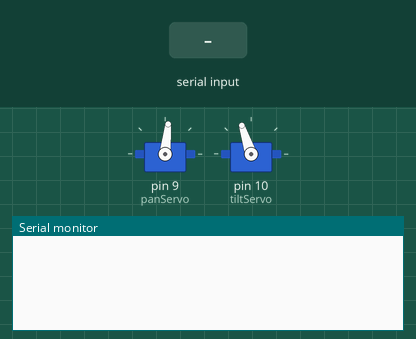
This sketch was run on a simulated Arduino Uno, built with avr-gcc and run on an emulated ATmega328P. Shown: 2 × servo, the last lines printed to the serial monitor. The test bench sets the inputs (shaded band).

Above: at 1.2 s.
1.3 s: "90,45\n" received over Serial
At 2.3 s:
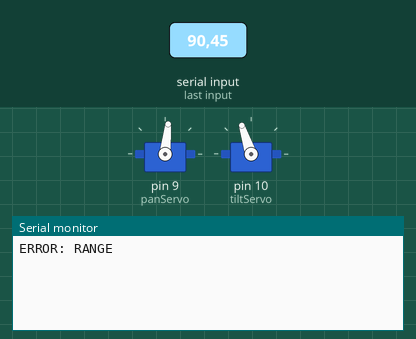
2.8 s: "0\n" received over Serial
At 3.4 s:
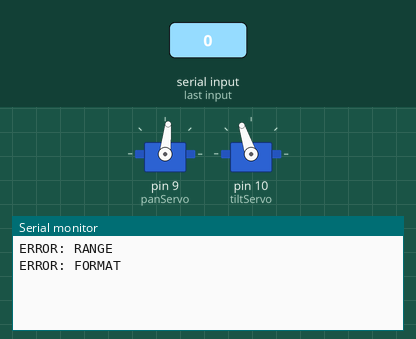

The sketch:

sketch_oct16a_vscode.ino
```cpp
#include <Servo.h>
#include <stdio.h>

Servo panServo;
Servo tiltServo;

// 측정한 중앙값과 안전 범위
const int PAN_CENTER = 84;
const int PAN_MIN = 44;
const int PAN_MAX = 124;

const int TILT_CENTER = 108;
const int TILT_MIN = 88;
const int TILT_MAX = 158;

void setup() {
  Serial.begin(115200);
  Serial.setTimeout(100);

  panServo.write(PAN_CENTER);
  tiltServo.write(TILT_CENTER);

  panServo.attach(9);
  tiltServo.attach(10);
}

void loop() {
  if (Serial.available() == 0) {
    return;
  }

  String command = Serial.readStringUntil('\n');
  command.trim();

  if (command.length() == 0) {
    return;
  }

  int pan;
  int tilt;
  char extra;

  // "84,108" 형식 확인
  if (sscanf(
        command.c_str(),
        "%d,%d%c",
        &pan,
        &tilt,
        &extra
      ) != 2) {
    Serial.println("ERROR: FORMAT");
    return;
  }

  // 안전 범위 밖의 명령은 실행하지 않음
  if (pan < PAN_MIN || pan > PAN_MAX ||
      tilt < TILT_MIN || tilt > TILT_MAX) {
    Serial.println("ERROR: RANGE");
    return;
  }

  panServo.write(pan);
  tiltServo.write(tilt);

  Serial.print("RECEIVED: ");
  Serial.print(pan);
  Serial.print(",");
  Serial.println(tilt);
}
```

Measured:
- after the input at 1.3 s, the serial monitor: prints a new line at once (image 1)
- after the input at 2.8 s, the serial monitor: prints a new line at once (image 2)
